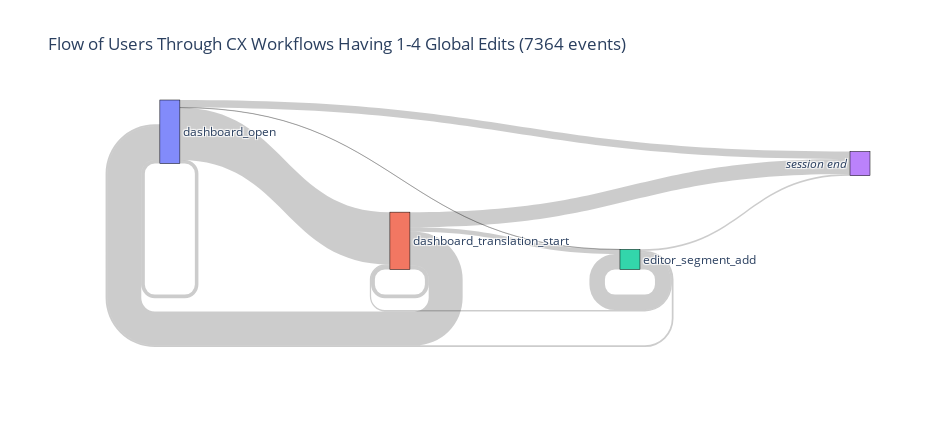

The code cell stored with this chart in its notebook:
### Markdown cell above
::: {.callout-note collapse=true}

## Summary: Users with 0 Global Edits

Among the users who opened the dashboard:

* in 80% of the cases, they proceeded to translation start screen.
* in 12% of the cases, they ended the session.
* in 8%  of the cases, they refereshed the dashboard or came back to it later before the session expired.

Among the users who reach the translation start screen:

* in 12% of the cases, they transitioned to the editor and made an edit.
* in 42% of the cases, they went back to the main dashboard.
* in 35% of the cases, they ended the session.

Among users who made at least one edit:

* in 69% of the cases, they continued to make additional edits.
* in 11% of the cases, they went back to the main dashboard.
* in 11% of the cases, they ended the session.

:::

### Code cell
#| column: page-inset-right

n_events = events.query("""(user_global_edit_count_bucket == '1-4 edits') & (event_type == @main_events)""").shape[0]
iplot(plot_funnel(events.query("""user_global_edit_count_bucket == '1-4 edits'"""), 
                      chart_title=f'Flow of Users Through CX Workflows Having 1-4 Global Edits ({n_events} events)'), 
          config=iplot_config)

### Figure 1 — Plotly figure (JSON) as saved in the notebook; plotly's stock layout.template omitted (floating-point values rounded to 4 significant figures)
{"data": [{"domain": {"x": [0, 1], "y": [0, 1]}, "link": {"customdata": [5.611, 82.35, 0.2715, 11.76, 59.15, 6.58, 7.882, 26.39, 8.626, 6.351, 76.78, 8.246], "hovertemplate": "Events: %{value}<br />Percentage: %{customdata:.2f}%<extra></extra>", "source": [0, 0, 0, 0, 1, 1, 1, 1, 2, 2, 2, 2], "target": [0, 1, 2, 3, 0, 1, 2, 3, 0, 1, 2, 3], "value": [186, 2730, 9, 390, 1771, 197, 236, 790, 91, 67, 810, 87]}, "node": {"label": ["dashboard_open", "dashboard_translation_start", "editor_segment_add", "<i>session end</i>"], "line": {"color": "black", "width": 0.5}, "pad": 15, "thickness": 20}, "type": "sankey"}], "layout": {"font": {"size": 12}, "height": 422.2, "title": {"text": "Flow of Users Through CX Workflows Having 1-4 Global Edits (7364 events)"}, "width": 950}}
